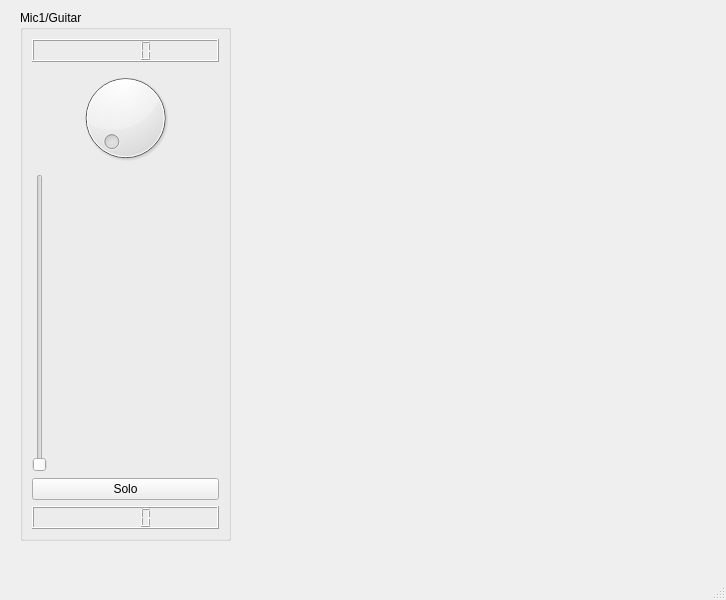
<?xml version="1.0" encoding="UTF-8"?>
<ui version="4.0">
 <class>MainWindow</class>
 <widget class="QMainWindow" name="MainWindow">
  <property name="geometry">
   <rect>
    <x>0</x>
    <y>0</y>
    <width>726</width>
    <height>600</height>
   </rect>
  </property>
  <property name="windowTitle">
   <string>MainWindow</string>
  </property>
  <widget class="QWidget" name="centralwidget">
   <widget class="QGroupBox" name="groupBox">
    <property name="geometry">
     <rect>
      <x>20</x>
      <y>10</y>
      <width>211</width>
      <height>531</height>
     </rect>
    </property>
    <property name="title">
     <string>Mic1/Guitar</string>
    </property>
    <layout class="QVBoxLayout" name="verticalLayout">
     <item>
      <widget class="QLCDNumber" name="Mic1PanLcd"/>
     </item>
     <item>
      <widget class="QDial" name="Mic1Pan">
       <property name="maximum">
        <number>127</number>
       </property>
       <property name="value">
        <number>0</number>
       </property>
       <property name="sliderPosition">
        <number>0</number>
       </property>
       <property name="wrapping">
        <bool>false</bool>
       </property>
      </widget>
     </item>
     <item>
      <widget class="QSlider" name="Mic1Fader">
       <property name="maximum">
        <number>127</number>
       </property>
       <property name="value">
        <number>0</number>
       </property>
       <property name="orientation">
        <enum>Qt::Vertical</enum>
       </property>
       <property name="channel" stdset="0">
        <number>0</number>
       </property>
       <property name="parameter" stdset="0">
        <number>0</number>
       </property>
      </widget>
     </item>
     <item>
      <widget class="QPushButton" name="mic1Solo">
       <property name="styleSheet">
        <string notr="true">QPushButton#mic1Solo:checked { background-color: red}</string>
       </property>
       <property name="text">
        <string>Solo</string>
       </property>
       <property name="checkable">
        <bool>true</bool>
       </property>
       <property name="autoExclusive">
        <bool>false</bool>
       </property>
      </widget>
     </item>
     <item>
      <widget class="QLCDNumber" name="Mic1Lcd"/>
     </item>
    </layout>
   </widget>
  </widget>
  <widget class="QMenuBar" name="menubar">
   <property name="geometry">
    <rect>
     <x>0</x>
     <y>0</y>
     <width>726</width>
     <height>20</height>
    </rect>
   </property>
  </widget>
  <widget class="QStatusBar" name="statusbar"/>
 </widget>
 <resources/>
 <connections/>
</ui>
